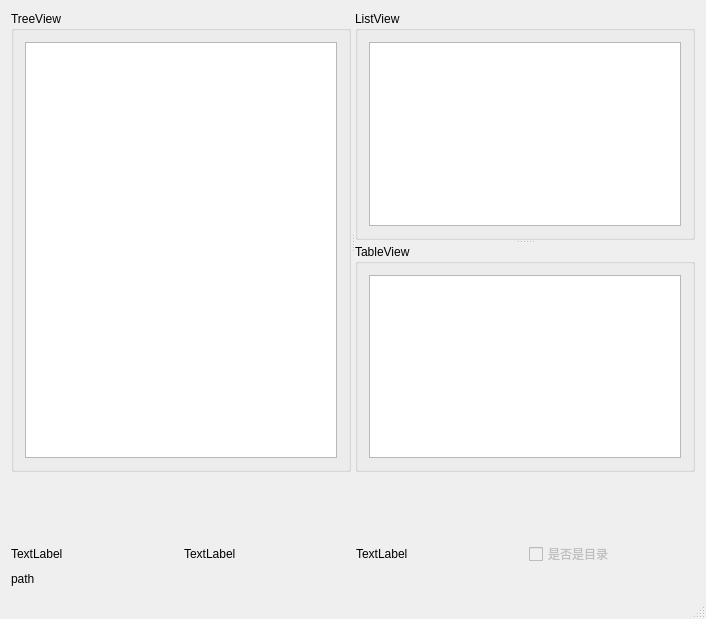
<?xml version="1.0" encoding="UTF-8"?>
<ui version="4.0">
 <class>DemoClass</class>
 <widget class="QMainWindow" name="DemoClass">
  <property name="geometry">
   <rect>
    <x>0</x>
    <y>0</y>
    <width>706</width>
    <height>619</height>
   </rect>
  </property>
  <property name="windowTitle">
   <string>Demo</string>
  </property>
  <widget class="QWidget" name="centralWidget">
   <layout class="QGridLayout" name="gridLayout_4">
    <item row="0" column="0">
     <widget class="QSplitter" name="splitter_2">
      <property name="orientation">
       <enum>Qt::Horizontal</enum>
      </property>
      <widget class="QGroupBox" name="groupBox">
       <property name="title">
        <string>TreeView</string>
       </property>
       <layout class="QGridLayout" name="gridLayout_5">
        <item row="0" column="0">
         <widget class="QTreeView" name="treeView"/>
        </item>
       </layout>
      </widget>
      <widget class="QSplitter" name="splitter">
       <property name="orientation">
        <enum>Qt::Vertical</enum>
       </property>
       <widget class="QGroupBox" name="groupBox_2">
        <property name="title">
         <string>ListView</string>
        </property>
        <layout class="QGridLayout" name="gridLayout_2">
         <item row="0" column="0">
          <widget class="QListView" name="listView"/>
         </item>
        </layout>
       </widget>
       <widget class="QGroupBox" name="groupBox_3">
        <property name="title">
         <string>TableView</string>
        </property>
        <layout class="QGridLayout" name="gridLayout_3">
         <item row="0" column="0">
          <widget class="QTableView" name="tableView"/>
         </item>
        </layout>
       </widget>
      </widget>
     </widget>
    </item>
    <item row="1" column="0">
     <spacer name="verticalSpacer">
      <property name="orientation">
       <enum>Qt::Vertical</enum>
      </property>
      <property name="sizeType">
       <enum>QSizePolicy::Expanding</enum>
      </property>
      <property name="sizeHint" stdset="0">
       <size>
        <width>20</width>
        <height>76</height>
       </size>
      </property>
     </spacer>
    </item>
    <item row="2" column="0">
     <layout class="QGridLayout" name="gridLayout">
      <item row="0" column="0">
       <widget class="QLabel" name="label">
        <property name="text">
         <string>TextLabel</string>
        </property>
       </widget>
      </item>
      <item row="0" column="1">
       <widget class="QLabel" name="label_2">
        <property name="text">
         <string>TextLabel</string>
        </property>
       </widget>
      </item>
      <item row="0" column="2">
       <widget class="QLabel" name="label_3">
        <property name="text">
         <string>TextLabel</string>
        </property>
       </widget>
      </item>
      <item row="0" column="3">
       <widget class="QCheckBox" name="checkBox">
        <property name="enabled">
         <bool>false</bool>
        </property>
        <property name="text">
         <string>是否是目录</string>
        </property>
        <property name="checkable">
         <bool>true</bool>
        </property>
       </widget>
      </item>
      <item row="1" column="0">
       <widget class="QLabel" name="label_4">
        <property name="text">
         <string>path</string>
        </property>
       </widget>
      </item>
     </layout>
    </item>
   </layout>
  </widget>
  <widget class="QStatusBar" name="statusBar"/>
 </widget>
 <layoutdefault spacing="6" margin="11"/>
 <resources>
  <include location="demo.qrc"/>
 </resources>
 <connections/>
</ui>
